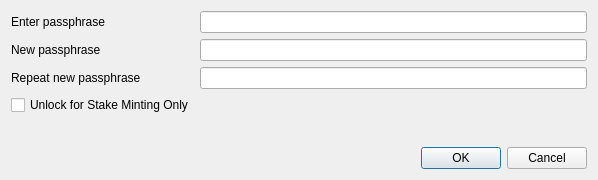
<?xml version="1.0" encoding="UTF-8"?>
<ui version="4.0">
 <class>AskPassphraseDialog</class>
 <widget class="QDialog" name="AskPassphraseDialog">
  <property name="geometry">
   <rect>
    <x>0</x>
    <y>0</y>
    <width>598</width>
    <height>180</height>
   </rect>
  </property>
  <property name="sizePolicy">
   <sizepolicy hsizetype="Preferred" vsizetype="Minimum">
    <horstretch>0</horstretch>
    <verstretch>0</verstretch>
   </sizepolicy>
  </property>
  <property name="minimumSize">
   <size>
    <width>550</width>
    <height>0</height>
   </size>
  </property>
  <property name="windowTitle">
   <string>Passphrase Dialog</string>
  </property>
  <layout class="QVBoxLayout" name="verticalLayout">
   <item>
    <layout class="QFormLayout" name="formLayout">
     <property name="fieldGrowthPolicy">
      <enum>QFormLayout::AllNonFixedFieldsGrow</enum>
     </property>
     <item row="0" column="0">
      <widget class="QLabel" name="passLabel1">
       <property name="text">
        <string>Enter passphrase</string>
       </property>
      </widget>
     </item>
     <item row="0" column="1">
      <widget class="QLineEdit" name="passEdit1">
       <property name="echoMode">
        <enum>QLineEdit::Password</enum>
       </property>
      </widget>
     </item>
     <item row="1" column="0">
      <widget class="QLabel" name="passLabel2">
       <property name="text">
        <string>New passphrase</string>
       </property>
      </widget>
     </item>
     <item row="1" column="1">
      <widget class="QLineEdit" name="passEdit2">
       <property name="echoMode">
        <enum>QLineEdit::Password</enum>
       </property>
      </widget>
     </item>
     <item row="2" column="0">
      <widget class="QLabel" name="passLabel3">
       <property name="text">
        <string>Repeat new passphrase</string>
       </property>
      </widget>
     </item>
     <item row="2" column="1">
      <widget class="QLineEdit" name="passEdit3">
       <property name="echoMode">
        <enum>QLineEdit::Password</enum>
       </property>
      </widget>
     </item>
     <item row="3" column="1">
      <widget class="QLabel" name="capsLabel">
       <property name="font">
        <font>
         <weight>75</weight>
         <bold>true</bold>
        </font>
       </property>
       <property name="text">
        <string/>
       </property>
       <property name="alignment">
        <set>Qt::AlignCenter</set>
       </property>
      </widget>
     </item>
     <item row="3" column="0">
      <widget class="QCheckBox" name="stakingCheckBox">
       <property name="accessibleDescription">
        <string extracomment="Check this option if want to ulock wallet for PoS mining only"/>
       </property>
       <property name="text">
        <string>Unlock for Stake Minting Only</string>
       </property>
      </widget>
     </item>
    </layout>
   </item>
   <item>
    <widget class="QLabel" name="warningLabel">
     <property name="textFormat">
      <enum>Qt::RichText</enum>
     </property>
     <property name="wordWrap">
      <bool>true</bool>
     </property>
    </widget>
   </item>
   <item>
    <widget class="QDialogButtonBox" name="buttonBox">
     <property name="orientation">
      <enum>Qt::Horizontal</enum>
     </property>
     <property name="standardButtons">
      <set>QDialogButtonBox::Cancel|QDialogButtonBox::Ok</set>
     </property>
    </widget>
   </item>
  </layout>
 </widget>
 <resources/>
 <connections>
  <connection>
   <sender>buttonBox</sender>
   <signal>accepted()</signal>
   <receiver>AskPassphraseDialog</receiver>
   <slot>accept()</slot>
   <hints>
    <hint type="sourcelabel">
     <x>248</x>
     <y>254</y>
    </hint>
    <hint type="destinationlabel">
     <x>157</x>
     <y>274</y>
    </hint>
   </hints>
  </connection>
  <connection>
   <sender>buttonBox</sender>
   <signal>rejected()</signal>
   <receiver>AskPassphraseDialog</receiver>
   <slot>reject()</slot>
   <hints>
    <hint type="sourcelabel">
     <x>316</x>
     <y>260</y>
    </hint>
    <hint type="destinationlabel">
     <x>286</x>
     <y>274</y>
    </hint>
   </hints>
  </connection>
 </connections>
</ui>
